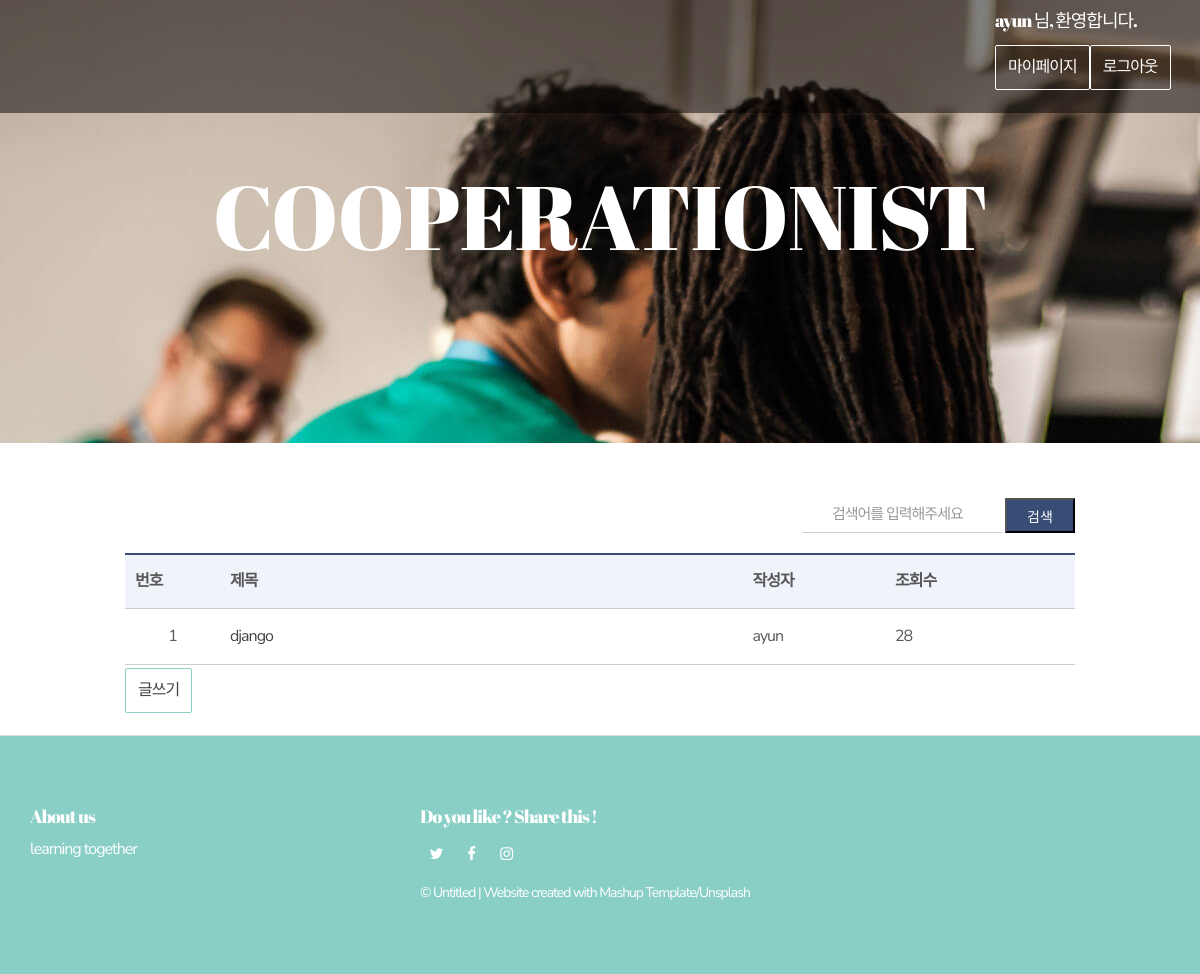
The page /viewList/ (signed in) on the database its author committed.
### web01/models.py (models this page shows)
class User(models.Model):
    objects = models.Manager()
    user_id = models.CharField(max_length=50)
    password = models.CharField(max_length=50)

class Content(models.Model):
    objects = models.Manager()
    title = models.CharField(max_length=105)
    context = models.CharField(max_length=225)
    cnt = models.IntegerField(default=0)
    userId = models.ForeignKey(User, on_delete=models.CASCADE)

### web01/views.py (the view)
# urls.py: re_path(r'viewList/$', views.viewList, name="viewList"),
def viewList(request):
    contents = Content.objects.all()
    return render(request,"web01/list.html", {'contents':contents})

### web01/templates/web01/list.html (shortened to what this page needs)
{% extends 'web01/base.html' %}
{% block content %}
		<div class="bodytext_area box_inner">
			<form action="./listSearch/" method="GET" class="minisrch_form">
				<fieldset>
					<input type="text" name="text" class="tbox" title="검색어를 입력해주세요" placeholder="검색어를 입력해주세요">
                    <button type="submit" class="btn_srch">검색</button>
				</fieldset>
            </form>
			<table class="bbsListTbl" summary="번호,제목,조회수 등을 제공하는 표">
				<thead>
					<tr>
						<th scope="col">번호</th>
						<th scope="col">제목</th>
						<th scope="col">작성자</th>
						<th scope="col">조회수</th>
					</tr>
                </thead>
				<tbody>
					{% for content in contents %}
					<form action="./moreView/?id={{content.id}}" method="GET">
                        <div name='content'>
                            <tr>
                                <td>{{ content.id }}</td>
								<td class="tit_notice"><a href="./moreView/?id={{content.id}}">{{content.title}}</a></td>
                                <td class="tit_notice">{{content.userId.user_id}}</a> </td>
                                <td class="tit_notice">{{content.cnt}}</a> </td>
                            </tr>
                        </div>
                    </form>
					{% endfor %}
				</tbody>
			</table>
			<a href="{% url 'listForm' %}" class="btn btn-default navbar-btn" >글쓰기</a>
			 <div class="pagination">
			</div>
		</div>
    {% endblock %}

### web01/templates/web01/base.html (shortened to what this page needs)
{% load static %}
<!DOCTYPE html>
<html lang="en">
<head>
  <link rel="stylesheet" href="{% static 'css/common.css' %}">
  <link href="{% static 'main.97292821.css'%}" rel="stylesheet"></head>
<body>
<header>
  <nav class="navbar navbar-inverse navbar-fixed-top">
    <div class="container">
      <div class="navbar-collapse">
        <button type="button" class="close" aria-label="Close"><span aria-hidden="true">&times;</span></button>
        <ul class="nav navbar-nav navbar-right white-text-container">
            {% if request.session.user %}
                <p>
                    <h4> {{ request.session.user }} 님, 환영합니다.</h4>
                    <a href="{%url 'join'%}" class="btn btn-default navbar-btn" >마이페이지</a>
                    <a href="{%url 'logout'%}" class="btn btn-default navbar-btn" >로그아웃</a>
                </p>
            {% else %}
                <p>
                    <a href="{% url 'join' %}" class="btn btn-default navbar-btn" >회원가입</a>
                    <a href="{% url 'login'%}" class="btn btn-default navbar-btn" >로그인</a>
                </p>
            {% endif %}
        </ul>
      </div>
    </div>
  </nav>
</header>
 <div class="background-image-container white-text-container" >
    <div class="overlay"></div>
    <div class="container">
        <div class="row">
                <a href="{% url 'index'%}" class="col-xs-12">
                    <h1>COOPERATIONIST</h1>
                </a>
                <p class="nav navbar-nav navbar-right white-text-container">It will be even better if we share it together.</p>
            </div>
        </div>
    </div>
{% block content %}
{% endblock %}
<footer class="footer-container white-text-container">
    <div class="container">
        <div class="row">
                <div class="col-md-4">
                    <h4>About us</h4>
                    <p>learning together</p>
                </div>
                <div class="col-md-4">
                    <h4>Do you like ? Share this !</h4>
                    <div>
                        <p>
                            <a href="https://www.twitter.com" class="fa-icon" title="">
                            <i class="fa fa-twitter" aria-hidden="true"></i>
                            </a>
                            <a href="https://www.facebook.com" class="fa-icon" title="">
                                <i class="fa fa-facebook" aria-hidden="true"></i>
                            </a>
                            <a href="https://www.instagram.com" class="fa-icon" title="">
                                <i class="fa fa-instagram" aria-hidden="true"></i>
                            </a>
                        </p>
                    </div>
                    <div>
                        <p><small>© Untitled | Website created with <a href="http://www.mashup-template.com/" title="Create website with free html template">Mashup Template</a>/<a href="https://www.unsplash.com/" title="Beautiful Free Images">Unsplash</a></small></p>
                    </div>
                </div>
        </div>
    </div>
</footer>

### static/css/common.css (style rules this page uses)
html, body, div, span, applet, object, iframe, h1, h2, h3, h4, h5, h6, p, blockquote, pre, a, abbr, acronym, address, big, cite, code, del, dfn, em, img, ins, kbd, q, s, samp, small, strike, strong, sub, sup, tt, var, b, u, i, center, dl, dt, dd, ol, ul, li, fieldset, form, label, legend,button, table, caption, tbody, tfoot, thead, tr, th, td, article, aside, canvas, details, embed, figure, figcaption, footer, header, hgroup, menu, nav, output, ruby, section, summary, time, mark, audio, video { margin:0; padding:0; }
h1, h2, h3, h4, h5, h6 { font-weight:normal; font-size:inherit; }
article, aside, details, figcaption, figure, footer, header, hgroup, menu, nav, section { display:block; }
body { line-height:1; }
img, fieldset, a { border:none; }
table, thead, tbody, tfoot { border-collapse:collapse; border-spacing:0; border:0 none; }
ul, ol, li { list-style:none; }
input, select, textarea, button, form img, label { vertical-align:middle; }
a { text-decoration:none; }
a:link { color:#444; }
input[type=text] { -webkit-appearance:none; box-sizing:border-box; display:inline-block; height:45px; padding:0 10px; border:1px solid #ccc; background-color:#fff; line-height:normal; font-size:15px; }
html { height:100%; }
body { height:100%; font-family:'Malgun Gothic','맑은 고딕',sans-serif; font-size:16px; letter-spacing:-1px; color:#444; white-space:normal; word-wrap:break-word; }
input, select, textarea { box-sizing:border-box; font-size:15px; font-family:'Malgun Gothic','맑은 고딕',sans-serif; letter-spacing:-1px; color:#444; -webkit-appearance:none; }
input, textarea { -webkit-appearance:none; border-radius:0; }
* { -webkit-text-size-adjust:none; }
.btn_srch { display:inline-block; width:70px; text-align:center; height:35px; font-size:14px; line-height:35px; vertical-align:middle; background:#384d75; color:#fff !important; }
.box_inner { width:1050px; margin:0 auto; }
header { position:absolute; left:0; top:0; width:100%; height:113px; background:rgba(0,0,0,0.5); z-index:100; }
footer { border-top:1px solid #ddd; }
.bodytext_area { box-sizing:border-box; padding:55px 50px 0; }
.minisrch_form { width:100%; text-align:right; margin-bottom:20px; }
.minisrch_form .tbox { padding:0 5px 0 30px; width:200px; height:35px; line-height:35px; border:none; border-bottom:1px solid #ccc; background:url('../img/ico_search.png') no-repeat 10px 50%; background-size:15px; }
.bbsListTbl { width:100%; border-top:2px solid #384d75; }
.bbsListTbl th, .bbsListTbl td { padding:10px; box-sizing:border-box; height:55px; }
.bbsListTbl th { border-bottom:1px solid #ccc; background:#f0f3fa; }
.bbsListTbl td { text-align:center; line-height:1.3; border-bottom:1px solid #ccc; }
.bbsListTbl td.tit_notice { text-align:left; }
.bbsListTbl td:nth-child(1) { width:10%; }
.bbsListTbl td:nth-child(2) { width:55%; }
.bbsListTbl td:nth-child(3) { width:15%; }
.bbsListTbl td:nth-child(4) { width:20%; }
.pagination { padding:40px 0 0; text-align:center; }

### rows shown on the page
User: session.user "ayun"
Content: id "1", title "django", userId.user_id "ayun", cnt "28"
